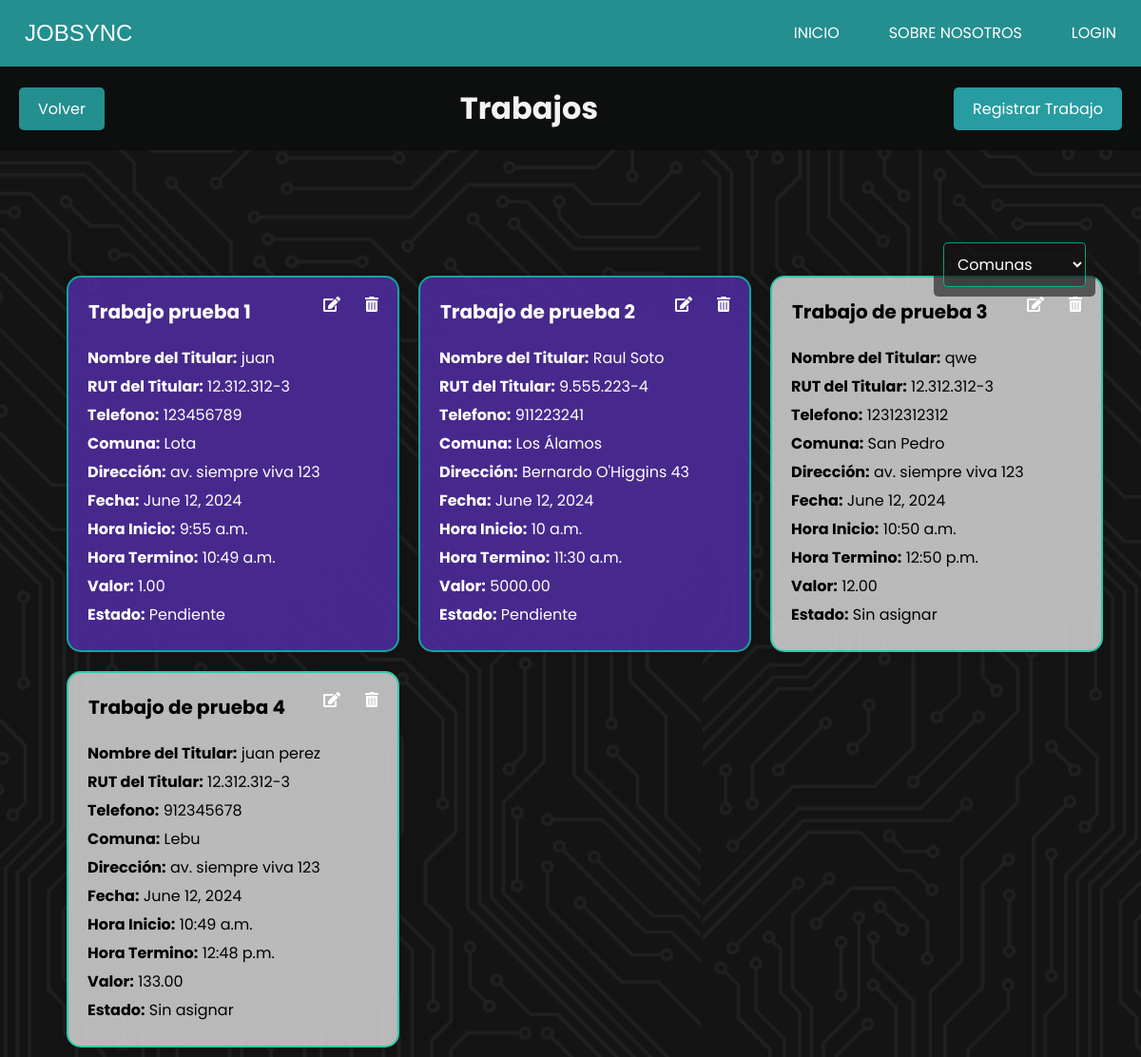
Page /trabajos/ on the earlier database version.
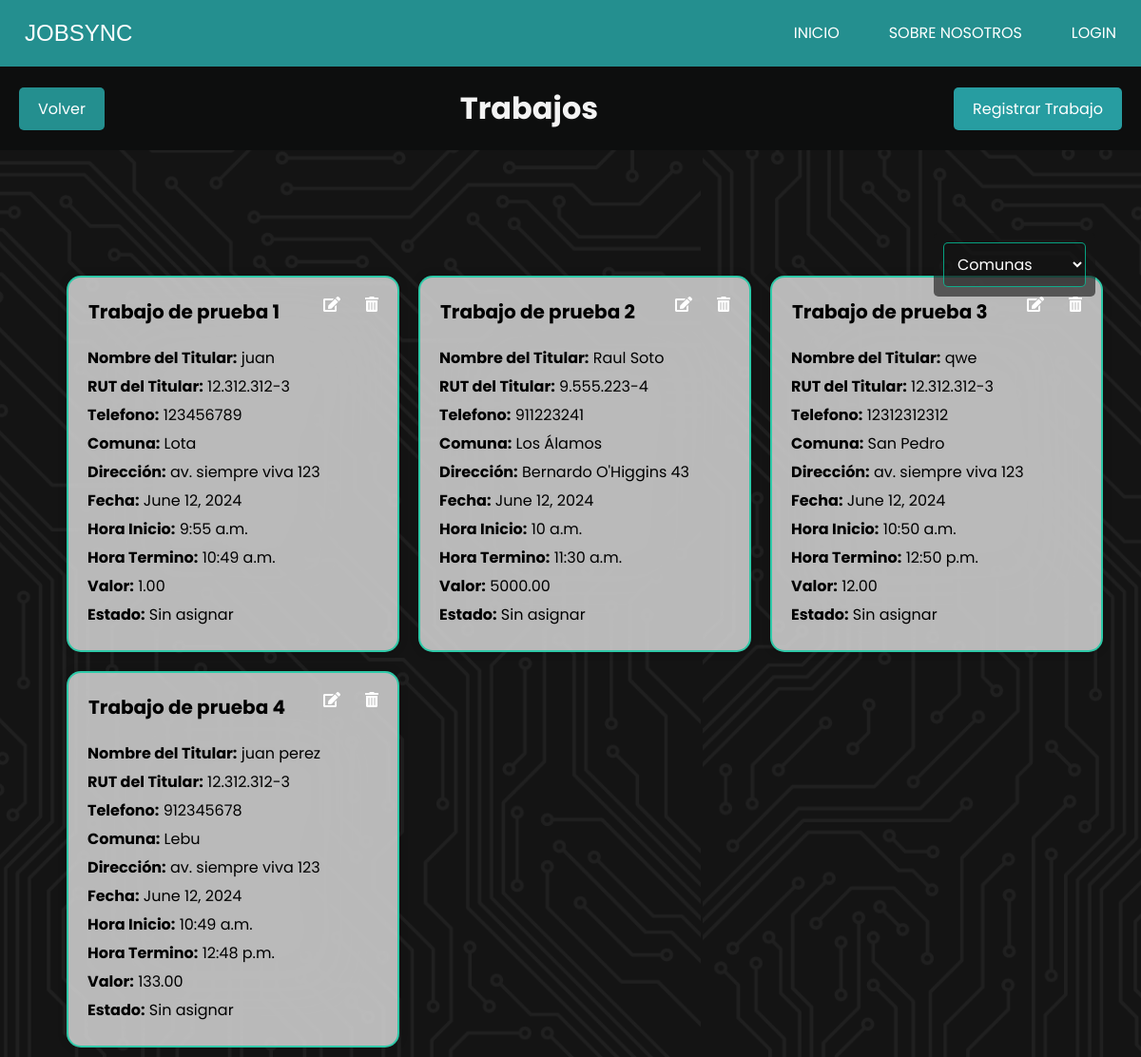
Same page on the later database version.
### JobSyncApp/models.py (models this page shows, shortened)
class Trabajo(models.Model):
    colaborador = models.ForeignKey(CustomUser, on_delete=models.SET_NULL, null=True, blank=True)
    nombre_trabajo = models.CharField(max_length=100)
    nombre_titular = models.CharField(max_length=100)
    rut_titular = models.CharField(max_length=12)
    telefono = models.CharField(max_length=15, blank=True, null=True)  # Agregado para el titular, si es necesario
    comuna = models.ForeignKey(Comuna, on_delete=models.SET_NULL, null=True)
    direccion = models.CharField(max_length=255)
    fecha = models.DateField()
    hora_inicio = models.TimeField()
    hora_termino = models.TimeField()
    valor = models.DecimalField(max_digits=10, decimal_places=2)
    ESTADO_CHOICES = [
        ('sin_asignar', 'Sin asignar'),
        ('pendiente', 'Pendiente'),
        ('completado', 'Completado'),
        ('reagendado', 'Reagendado'),
        ('cancelado', 'Cancelado'),
    ]
    estado = models.CharField(max_length=20, choices=ESTADO_CHOICES, default='sin_asignar')
    PRIORIDAD_CHOICES = [
        ('normal', 'Normal'),
        ('alta', 'Alta'),
        ('urgente', 'Urgente'),
    ]
    prioridad = models.CharField(max_length=10, choices=PRIORIDAD_CHOICES, default='normal')
    reagendado_contador = models.PositiveIntegerField(default=0)

class Comuna(models.Model):
    nombre = models.CharField(max_length=100, unique=True)
    def __str__(self):
        return self.nombre

### JobSyncApp/views.py (the view)
# urls.py: path('trabajos/', views.trabajos, name='trabajos'),
def trabajos(request):
    comuna = Comuna.objects.all()
    trabajos = Trabajo.objects.all()  # Obtener todos los trabajos
    return render(request, 'admin/gestion_trabajos/trabajos/trabajos.html', {'trabajos': trabajos,'comuna':comuna})

### JobSyncApp/templates/admin/gestion_trabajos/trabajos/trabajos.html (shortened to what this page needs)
{% extends 'index.html' %}
{% load static %}
{% block extra_css %}
<link rel="stylesheet" href="{% static 'css/admin/trabajos.css' %}">
<link rel="stylesheet" href="https://cdnjs.cloudflare.com/ajax/libs/font-awesome/5.15.4/css/all.min.css">
{% endblock extra_css %}
{% block contenido %}
<div class="header">
    <a href="{% url 'index_trabajo' %}"  class="boton volver">Volver</a>
    <h1 id="titulo-trabajos">Trabajos</h1>
    <a href="{% url 'crear_trabajo' %}"  class="boton regresar">Registrar Trabajo</a>
</div>
<div class="filter-container">
    <select id="comuna-filter">
        <option value="">Comunas</option>
    </select>
</div>
<div class="card-container">
    {% for trabajo in trabajos %}
    <div class="card {% if trabajo.estado == 'sin_asignar' %}
                        blanco
                    {% elif trabajo.estado == 'pendiente' %}
                        azul
                    {% elif trabajo.estado == 'completado' %}
                        verde
                    {% elif trabajo.estado == 'reagendado' and trabajo.reagendado_contador == 1 %}
                        amarillo
                    {% elif trabajo.estado == 'reagendado' and trabajo.reagendado_contador >= 2 %}
                        rojo
                    {% elif trabajo.estado == 'cancelado' %}
                        negro
                    {% endif %}" id="trabajo" data-comuna="{{ trabajo.comuna }}">
        <div class="botones">
            <button class="delete-btn" data-url="{% url 'eliminar_trabajo' trabajo.id %}"> <i class="fas fa-trash-alt"></i></button>
            <button class="edit-btn" data-url="{% url 'modificar_trabajo' trabajo.id %}"> <i class="fas fa-edit"></i></button>
            <h2> {{ trabajo.nombre_trabajo }}</h2>
        </div>
        <p><strong>Nombre del Titular:</strong> {{ trabajo.nombre_titular }}</p>
        <p><strong>RUT del Titular:</strong> {{ trabajo.rut_titular }}</p>
        <p><strong>Telefono:</strong> {{ trabajo.telefono }}</p>
        <p><strong>Comuna:</strong> {{ trabajo.comuna }}</p>
        <p><strong>Dirección:</strong> {{ trabajo.direccion }}</p>
        <p><strong>Fecha:</strong> {{ trabajo.fecha }}</p>
        <p><strong>Hora Inicio:</strong> {{ trabajo.hora_inicio }}</p>
        <p><strong>Hora Termino:</strong> {{ trabajo.hora_termino }}</p>
        <p><strong>Valor:</strong> {{ trabajo.valor }}</p>
        <p><strong>Estado:</strong> {{ trabajo.get_estado_display }}</p>
    </div>
    {% endfor %}
</div>
{% endblock %}

Differences in the rows shown:
changed Trabajo "juan": nombre_trabajo "Trabajo prueba 1" → "Trabajo de prueba 1"; estado "Pendiente" → "Sin asignar"
changed Trabajo "Trabajo de prueba 2": estado "Pendiente" → "Sin asignar"
